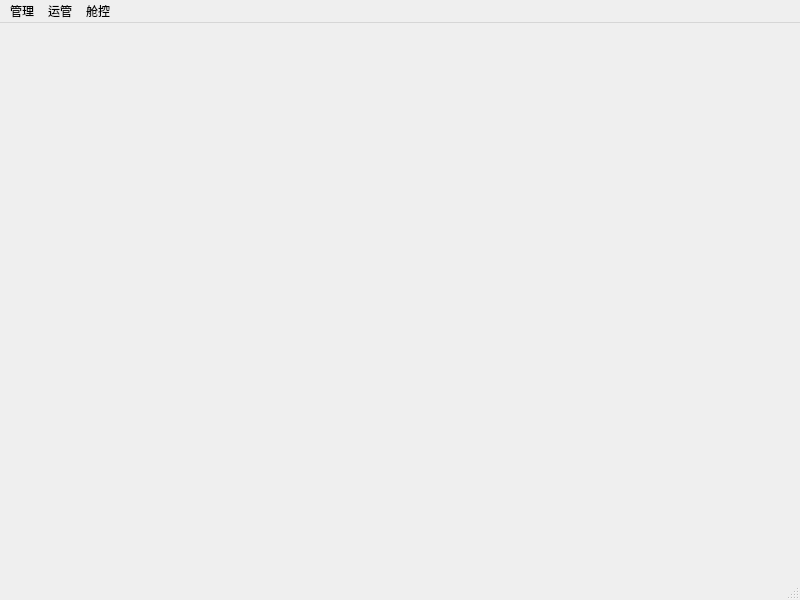
<?xml version="1.0" encoding="UTF-8"?>
<ui version="4.0">
 <class>MainWindow</class>
 <widget class="QMainWindow" name="MainWindow">
  <property name="geometry">
   <rect>
    <x>0</x>
    <y>0</y>
    <width>800</width>
    <height>600</height>
   </rect>
  </property>
  <property name="windowTitle">
   <string>MainWindow</string>
  </property>
  <widget class="QWidget" name="centralwidget"/>
  <widget class="QMenuBar" name="menubar">
   <property name="geometry">
    <rect>
     <x>0</x>
     <y>0</y>
     <width>800</width>
     <height>23</height>
    </rect>
   </property>
   <widget class="QMenu" name="menu">
    <property name="title">
     <string>管理</string>
    </property>
    <addaction name="separator"/>
    <addaction name="actionChange_Password"/>
   </widget>
   <widget class="QMenu" name="menu_2">
    <property name="title">
     <string>运管</string>
    </property>
    <addaction name="actionQuery"/>
    <addaction name="actionEdit"/>
   </widget>
   <widget class="QMenu" name="menu_3">
    <property name="title">
     <string>舱控</string>
    </property>
    <addaction name="actionInput_Slot_Allocation"/>
    <addaction name="actionInput_Booking"/>
   </widget>
   <addaction name="menu"/>
   <addaction name="menu_2"/>
   <addaction name="menu_3"/>
  </widget>
  <widget class="QStatusBar" name="statusbar"/>
  <action name="actionChange_Password">
   <property name="text">
    <string>Change Password</string>
   </property>
  </action>
  <action name="actionQuery">
   <property name="text">
    <string>Query</string>
   </property>
  </action>
  <action name="actionEdit">
   <property name="text">
    <string>Edit</string>
   </property>
  </action>
  <action name="actionInput_Slot_Allocation">
   <property name="text">
    <string>Input Slot Allocation</string>
   </property>
  </action>
  <action name="actionInput_Booking">
   <property name="text">
    <string>Input Booking</string>
   </property>
  </action>
 </widget>
 <resources/>
 <connections/>
</ui>
